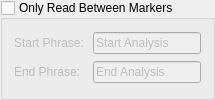
             <widget class="QGroupBox" name="groupBox_OnlyAnalyseEndsOfFiles_2">
              <property name="minimumSize">
               <size>
                <width>0</width>
                <height>82</height>
               </size>
              </property>
              <property name="maximumSize">
               <size>
                <width>190</width>
                <height>16777215</height>
               </size>
              </property>
              <property name="title">
               <string>Only Read Between Markers</string>
              </property>
              <property name="checkable">
               <bool>true</bool>
              </property>
              <property name="checked">
               <bool>false</bool>
              </property>
              <layout class="QVBoxLayout" name="verticalLayout_5">
               <item>
                <layout class="QHBoxLayout" name="horizontalLayout_7">
                 <property name="rightMargin">
                  <number>0</number>
                 </property>
                 <property name="bottomMargin">
                  <number>0</number>
                 </property>
                 <item>
                  <widget class="QLabel" name="label_5">
                   <property name="sizePolicy">
                    <sizepolicy hsizetype="Expanding" vsizetype="Preferred">
                     <horstretch>0</horstretch>
                     <verstretch>0</verstretch>
                    </sizepolicy>
                   </property>
                   <property name="text">
                    <string>Start Phrase:</string>
                   </property>
                  </widget>
                 </item>
                 <item>
                  <widget class="QLineEdit" name="lineEdit">
                   <property name="text">
                    <string>Start Analysis</string>
                   </property>
                   <property name="frame">
                    <bool>true</bool>
                   </property>
                  </widget>
                 </item>
                </layout>
               </item>
               <item>
                <layout class="QHBoxLayout" name="horizontalLayout_8">
                 <property name="bottomMargin">
                  <number>0</number>
                 </property>
                 <item>
                  <widget class="QLabel" name="label_6">
                   <property name="sizePolicy">
                    <sizepolicy hsizetype="Expanding" vsizetype="Preferred">
                     <horstretch>0</horstretch>
                     <verstretch>0</verstretch>
                    </sizepolicy>
                   </property>
                   <property name="text">
                    <string>End Phrase:  </string>
                   </property>
                  </widget>
                 </item>
                 <item>
                  <widget class="QLineEdit" name="lineEdit_2">
                   <property name="sizePolicy">
                    <sizepolicy hsizetype="Fixed" vsizetype="Fixed">
                     <horstretch>0</horstretch>
                     <verstretch>0</verstretch>
                    </sizepolicy>
                   </property>
                   <property name="text">
                    <string>End Analysis</string>
                   </property>
                   <property name="frame">
                    <bool>true</bool>
                   </property>
                  </widget>
                 </item>
                </layout>
               </item>
              </layout>
             </widget>
